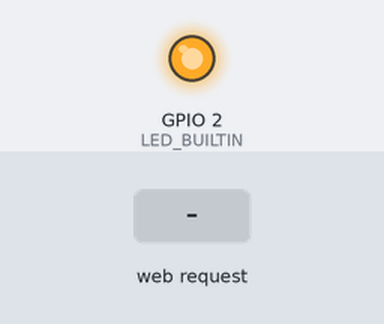
This sketch was run on a simulated ESP8266 (NodeMCU). Shown: output pins drawn as LEDs (lit = HIGH, except the on-board LED, lit = LOW). The inputs (shaded band) are chosen by the test bench. WiFi joins after 1.5 s; servers stay silent unless stated; what the sketch prints to the serial monitor is not drawn.

Above: at 2.7 s.
2.8 s: HTTP request GET /gpio/0 received
At 3.6 s:
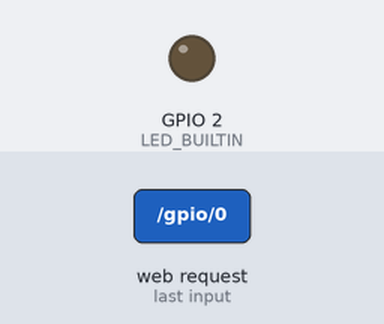
4.3 s: HTTP request GET /gpio/1 received
At 4.7 s:
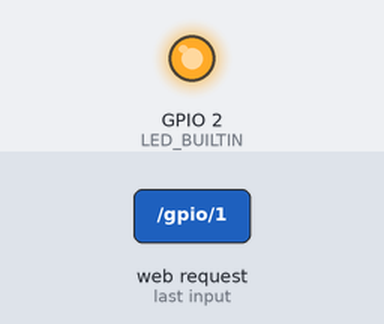
Timing chart, 0 to 7.3 s (numbered marks = the images above; inputs shaded):
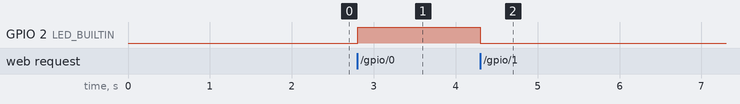

The sketch:

switch-with-web-server.ino
```cpp
/*
    This sketch demonstrates how to set up a simple HTTP-like server.
    The server will set a GPIO pin depending on the request
      http://server_ip/gpio/0 will set the GPIO2 low,
      http://server_ip/gpio/1 will set the GPIO2 high
    server_ip is the IP address of the ESP8266 module, will be
    printed to Serial when the module is connected.
*/

#include <ESP8266WiFi.h>

#ifndef STASSID
#define STASSID "G-SECURE"
#define STAPSK  "$3T0b1c0k3"
#endif

const char* ssid = STASSID;
const char* password = STAPSK;

// Create an instance of the server
// specify the port to listen on as an argument
WiFiServer server(80);

void setup() {
 // Serial.begin(115200);

  // prepare LED
  pinMode(LED_BUILTIN, OUTPUT);
  digitalWrite(LED_BUILTIN, 0);

  // Connect to WiFi network
  Serial.println();
  Serial.println();
  Serial.print(F("Connecting to "));
  Serial.println(ssid);

  WiFi.mode(WIFI_STA);
  WiFi.begin(ssid, password);

  while (WiFi.status() != WL_CONNECTED) {
    delay(500);
    Serial.print(F("."));
  }
  Serial.println();
  Serial.println(F("WiFi connected"));

  // Start the server
  server.begin();
  Serial.println(F("Server started"));

  // Print the IP address
  Serial.println(WiFi.localIP());
}

void loop() {
  // Check if a client has connected
  WiFiClient client = server.available();
  if (!client) {
    return;
  }

  Serial.println(F("new client"));

  client.setTimeout(5000); // default is 1000

  // Read the first line of the request
  String req = client.readStringUntil('\r');
  Serial.println(F("request: "));
  Serial.println(req);

  // Match the request
  int val;
  if (req.indexOf(F("/gpio/0")) != -1) {
    val = 1;
  } else if (req.indexOf(F("/gpio/1")) != -1) {
    val = 0;
  } else {
    Serial.println(F("invalid request"));
    val = digitalRead(LED_BUILTIN);
  }

  // Set LED according to the request
  digitalWrite(LED_BUILTIN, val);

  // read/ignore the rest of the request
  // do not client.flush(): it is for output only, see below
  while (client.available()) {
    // byte by byte is not very efficient
    client.read();
  }

  String localIp = WiFi.localIP().toString();

  // Send the response to the client
  // it is OK for multiple small client.print/write,
  // because nagle algorithm will group them into one single packet
  client.print(F("HTTP/1.1 200 OK\r\nContent-Type: text/html\r\n\r\n<!DOCTYPE HTML>\r\n<html>\r\nTurn light "));
  client.print(val == 0 ? "ON" :"OFF");
  client.print(F("<br /> <a href='http://"));
  client.print(localIp);
  client.print(F("/gpio/1'>On</a> or <a href='http://"));
  client.print(localIp);
  client.print(F("/gpio/0'>Off</a></html>"));

  // The client will actually be *flushed* then disconnected
  // when the function returns and 'client' object is destroyed (out-of-scope)
  // flush = ensure written data are received by the other side
  Serial.println(F("Disconnecting from client"));
}
```

Measured:
- after the input at 2.8 s, GPIO 2 (LED_BUILTIN): LOW → HIGH at once
- after the input at 4.3 s, GPIO 2 (LED_BUILTIN): HIGH → LOW at once
